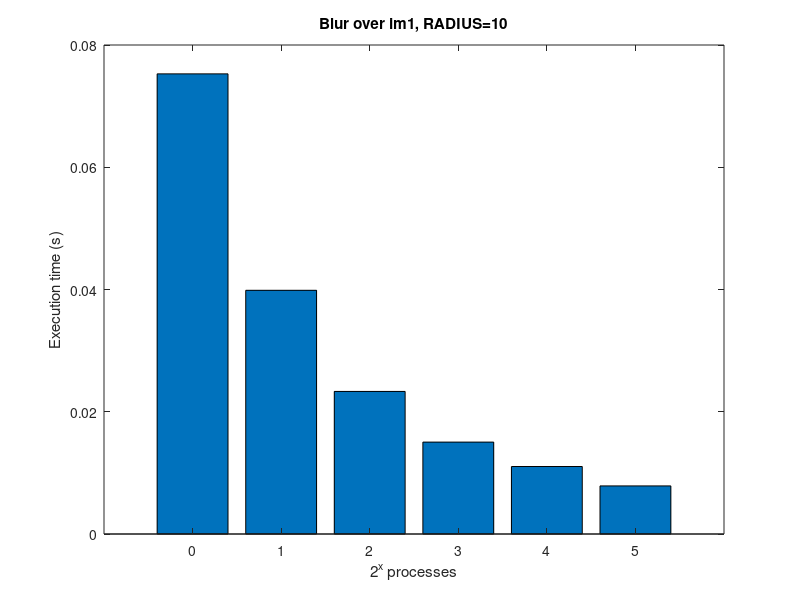
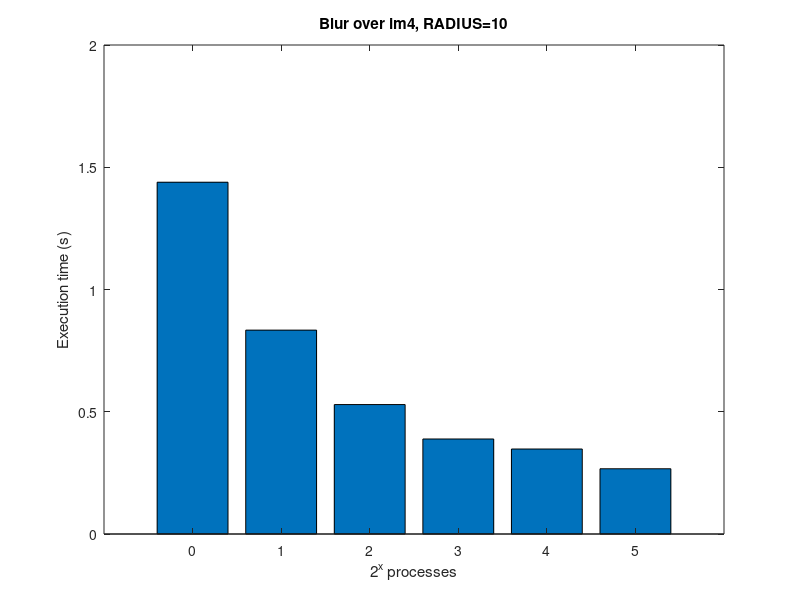
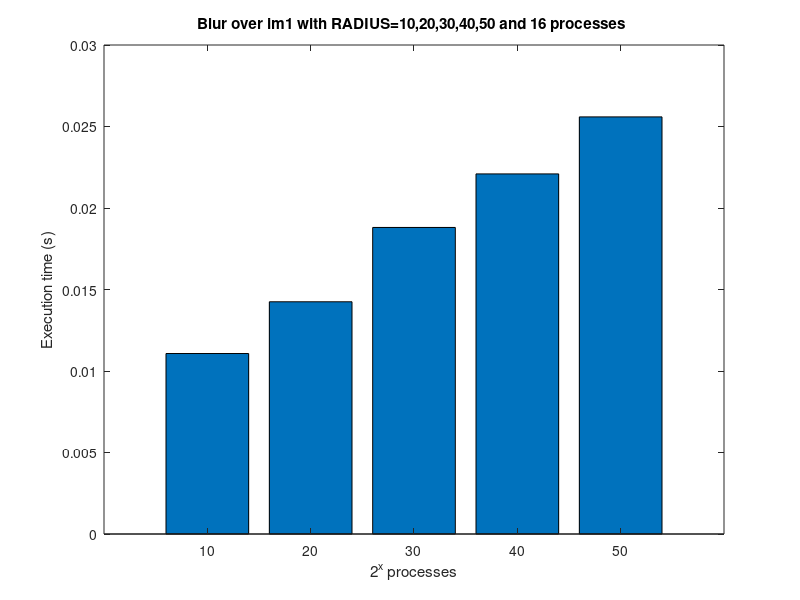
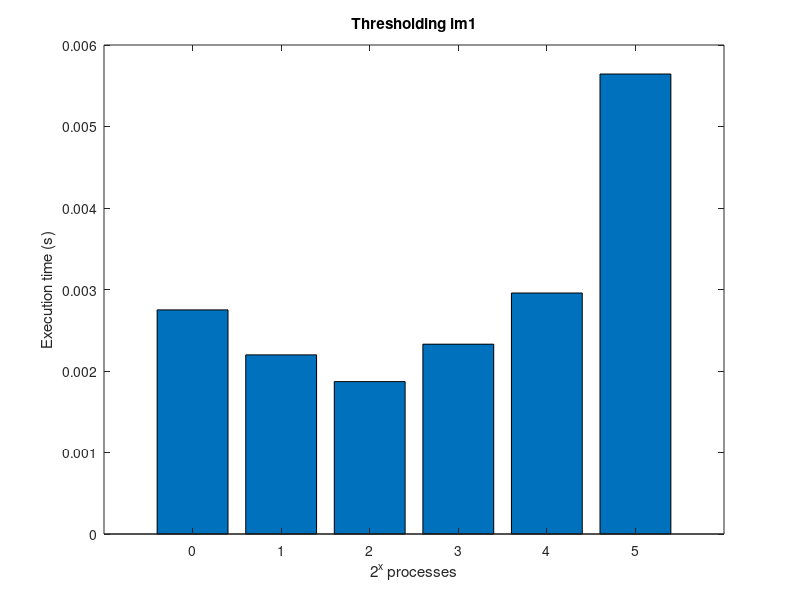

Recreate these plots in MATLAB, in order.
% serial implementation test
standardBlur = [0.467799 0.860397 1.25431 1.43515 1.73382];
standardThres = [0.146508 0.0100344];
% MPI blur image 1 and 4 
mpiblur1 = [0.075280 0.039870 0.023325 0.015035 0.011042 0.007868];
mpiblur4 = [1.438783 0.833833 0.529417 0.388572 0.347569 0.266864];
% MPI threshold image 1 and 4
mpithres1 = [0.002750 0.002198 0.001870 0.002329 0.002957 0.005644];
mpithres4 = [0.051714 0.034824 0.026839 0.024390 0.025038 0.019357];
% MPI and pthreads, blur radius between 10-50 pixels, 16 processes/threads
mpiblur1radius = [0.011073 0.014248 0.018807 0.022092 0.025590];
ptblur1radius = [0.0226864 0.0493265 0.0628907 0.0804301 0.0937333];
% pthreads blur image 1 and 4
ptblur1 = [0.204857 0.107891 0.0554842 0.0295835 0.0302185 0.0261048];
ptblur4 = [3.62438 1.81536 0.932851 0.478451 0.318469 0.292879];
% pthreads threshold image 1 and 4
ptthres1 = [0.00163215 0.00125518 0.00152475 0.0022533 0.00132942 0.00299791];
ptthres4 = [0.0275405 0.020871 0.0173004 0.0171642 0.0165063 0.0168779];

n = [0 1 2 3 4 5];

r = [10 20 30 40 50];

% MPI BLUR
% Threshold over im1 with 1,2,4,8,16,32 threads 
figure(1)
bar(n,mpiblur1)
title("Blur over im1, RADIUS=10")
xlabel('2^x processes')
ylabel('Execution time (s)')

figure(2)
bar(n,mpiblur4)
title("Blur over im4, RADIUS=10")
xlabel('2^x processes')
ylabel('Execution time (s)')

figure(3)
bar(r,mpiblur1radius)
title("Blur over im1 with RADIUS=10,20,30,40,50 and 16 processes ")
xlabel('2^x processes')
ylabel('Execution time (s)')

% MPI THRESHOLD
figure(4)
bar(n,mpithres1)
title("Thresholding im1")
xlabel('2^x processes')
ylabel('Execution time (s)')

figure(5)
bar(n,mpithres4)
title("Thresholding im4")
xlabel('2^x processes')
ylabel('Execution time (s)')

% pthreads BLUR 
figure(6)
bar(n,ptblur1)
title("Blur over im1, RADIUS=10")
xlabel('2^x threads')
ylabel('Execution time (s)')

figure(7)
bar(n,ptblur4)
title("Blur over im4, RADIUS=10")
xlabel('2^x threads')
ylabel('Execution time (s)')

figure(8)
bar(r,ptblur1radius)
title("Blur over im1, RADIUS=10,20,30,40,50 and 16 threads ")
xlabel('Blur radius')
ylabel('Execution time (s)')

% pthreads THRESHOLD
figure(9)
bar(n,ptthres1)
title("Thresholding im1")
xlabel('2^x threads')
ylabel('Execution time (s)')

figure(10)
bar(n,ptthres4)
title("Thresholding im4")
xlabel('2^x threads')
ylabel('Execution time (s)')